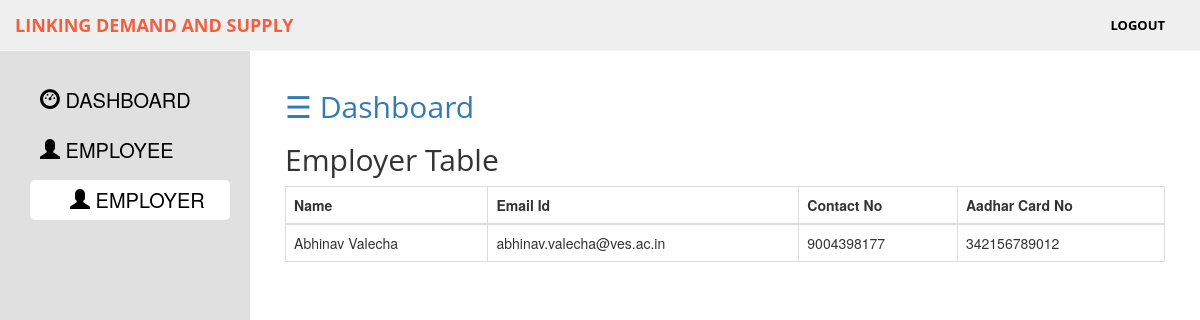
Page /SE/admin_employer.php on the committed database.
### tables this page shows
CREATE TABLE `employer` (
  `name` varchar(100) NOT NULL,
  `email` varchar(100) NOT NULL,
  `password` varchar(200) NOT NULL,
  `contactNo` varchar(10) NOT NULL,
  `aadharNo` varchar(16) NOT NULL
);

### SE/admin_employer.php (the view, shortened to what this page needs)
<?php include('header.php'); ?>
<?php include('hs.php'); ?>
<html lang="en">
<body>
        <div id="sidebar-wrapper">
            <ul id="list" class="sidebar-nav">
                <li>
                    <a href="dashboard.php"><span class="glyphicon glyphicon-dashboard"></span> DASHBOARD</a>
                </li>
                <li>
                    <a href="employee.php"><span class="glyphicon glyphicon-user"></span> EMPLOYEE</a>
                </li>
                <li>
                    <a href="employer.php" class="active"><span class="glyphicon glyphicon-user"></span> EMPLOYER</a>
                </li>
            </ul>
        </div>
        <div id="page-content-wrapper">
            <div class="container-fluid">
                <div class="row">
                    <div class="col-lg-12">
						<div id="main">
							<h2><a href="#menu-toggle" style="cursor:pointer" id="menu-toggle">&#9776; Dashboard</a></h2>
							<h2>Employer Table</h2>
							<div class="table-responsive">
								<table class="table table-bordered">
									<thead>
										<tr>
											<th>Name</th>
											<th>Email Id</th>
											<th>Contact No</th>
											<th>Aadhar Card No</th>
										</tr>
									</thead>
									<tbody>
										<?php
											$result= mysql_query("SELECT * FROM employer" ) or die (mysql_error());
											while ($row= mysql_fetch_array ($result) ){
										?>
										<tr>
											<td><?php echo $row ['name']; ?></td>
											<td><?php echo $row ['email']; ?></td>
											<td><?php echo $row ['contactNo']; ?></td>
											<td><?php echo $row ['aadharNo']; ?></td>
										</tr>
										<?php } ?>
									</tbody>
								</table>
							</div>
						</div>
                    </div>
                </div>
            </div>
        </div>
</body>
</html>

### SE/css/simple-sidebar.css (style rules this page uses)
body { overflow-x: hidden; font-family: "Times New Roman", Georgia, Serif; }
#sidebar-wrapper { top: 50px; z-index: 1000; position: fixed; left: 250px; width: 0; height: 100%; margin-left: -250px; overflow-y: auto; background-color: #E0E0E0; -webkit-transition: all 0.5s ease; -moz-transition: all 0.5s ease; -o-transition: all 0.5s ease; transition: all 0.5s ease; }
#page-content-wrapper { top: 50px; width: 100%; position: absolute; padding: 15px; }
.sidebar-nav { position: absolute; top: 30px; width: 250px; margin: 0; padding: 0; list-style: none; font-size: 20px; }
.sidebar-nav li { text-indent: 20px; line-height: 40px; }
.sidebar-nav li a { display: block; text-decoration: none; color: black; margin-bottom: 10px; }
ul#list .active { text-decoration: none; background: white; margin-right: 20px; margin-left: 30px; border-radius: 5px; }
@media (min-width:768px) { #sidebar-wrapper { width: 250px; } }
@media (min-width:768px) { #page-content-wrapper { padding: 20px; position: relative; } }

### SE/css/header_footer.css (style rules this page uses)
html, body { height: 100%; width: 100%; }
body { font-family: 'Merriweather', 'Helvetica Neue', Arial, sans-serif; }
h1, h2, h3, h4, h5, h6 { font-family: 'Open Sans', 'Helvetica Neue', Arial, sans-serif; }

### rows in the picture
employer: name "Abhinav Valecha", email "abhinav.valecha@ves.ac.in", contactNo "9004398177", aadharNo "342156789012"
